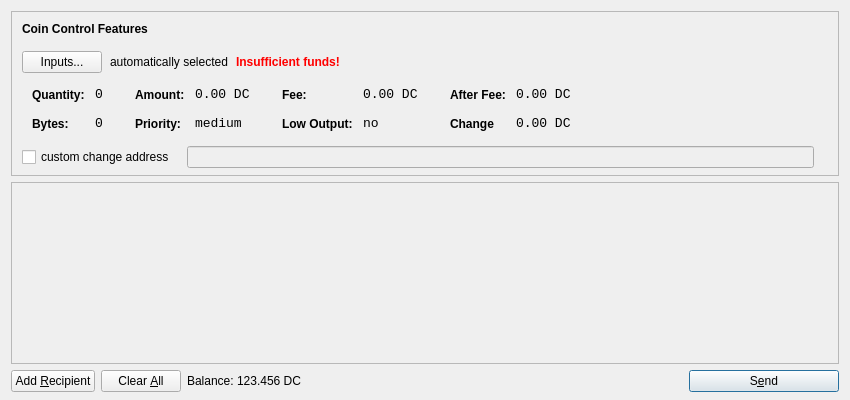
<?xml version="1.0" encoding="UTF-8"?>
<ui version="4.0">
 <class>SendCoinsDialog</class>
 <widget class="QDialog" name="SendCoinsDialog">
  <property name="geometry">
   <rect>
    <x>0</x>
    <y>0</y>
    <width>850</width>
    <height>400</height>
   </rect>
  </property>
  <property name="windowTitle">
   <string>Send Coins</string>
  </property>
  <layout class="QVBoxLayout" name="verticalLayout" stretch="0,1,0">
   <property name="bottomMargin">
    <number>8</number>
   </property>
   <item>
    <widget class="QFrame" name="frameCoinControl">
     <property name="sizePolicy">
      <sizepolicy hsizetype="Expanding" vsizetype="Expanding">
       <horstretch>0</horstretch>
       <verstretch>0</verstretch>
      </sizepolicy>
     </property>
     <property name="maximumSize">
      <size>
       <width>16777215</width>
       <height>16777215</height>
      </size>
     </property>
     <property name="frameShape">
      <enum>QFrame::StyledPanel</enum>
     </property>
     <property name="frameShadow">
      <enum>QFrame::Sunken</enum>
     </property>
     <layout class="QVBoxLayout" name="verticalLayoutCoinControl2">
      <property name="spacing">
       <number>-1</number>
      </property>
      <property name="leftMargin">
       <number>0</number>
      </property>
      <property name="topMargin">
       <number>0</number>
      </property>
      <property name="rightMargin">
       <number>0</number>
      </property>
      <property name="bottomMargin">
       <number>6</number>
      </property>
      <item>
       <layout class="QVBoxLayout" name="verticalLayoutCoinControl" stretch="0,0,0,0,1">
        <property name="spacing">
         <number>0</number>
        </property>
        <property name="leftMargin">
         <number>10</number>
        </property>
        <property name="topMargin">
         <number>10</number>
        </property>
        <item>
         <layout class="QHBoxLayout" name="horizontalLayoutCoinControl1">
          <property name="bottomMargin">
           <number>15</number>
          </property>
          <item>
           <widget class="QLabel" name="labelCoinControlFeatures">
            <property name="sizePolicy">
             <sizepolicy hsizetype="Preferred" vsizetype="Maximum">
              <horstretch>0</horstretch>
              <verstretch>0</verstretch>
             </sizepolicy>
            </property>
            <property name="font">
             <font>
              <weight>75</weight>
              <bold>true</bold>
             </font>
            </property>
            <property name="styleSheet">
             <string notr="true">font-weight:bold;</string>
            </property>
            <property name="text">
             <string>Coin Control Features</string>
            </property>
           </widget>
          </item>
         </layout>
        </item>
        <item>
         <layout class="QHBoxLayout" name="horizontalLayoutCoinControl2" stretch="0,0,0,0">
          <property name="spacing">
           <number>8</number>
          </property>
          <property name="bottomMargin">
           <number>10</number>
          </property>
          <item>
           <widget class="QPushButton" name="pushButtonCoinControl">
            <property name="styleSheet">
             <string notr="true"/>
            </property>
            <property name="text">
             <string>Inputs...</string>
            </property>
           </widget>
          </item>
          <item>
           <widget class="QLabel" name="labelCoinControlAutomaticallySelected">
            <property name="text">
             <string>automatically selected</string>
            </property>
            <property name="margin">
             <number>5</number>
            </property>
           </widget>
          </item>
          <item>
           <widget class="QLabel" name="labelCoinControlInsuffFunds">
            <property name="font">
             <font>
              <weight>75</weight>
              <bold>true</bold>
             </font>
            </property>
            <property name="styleSheet">
             <string notr="true">color:red;font-weight:bold;</string>
            </property>
            <property name="text">
             <string>Insufficient funds!</string>
            </property>
            <property name="margin">
             <number>5</number>
            </property>
           </widget>
          </item>
          <item>
           <spacer name="horizontalSpacerCoinControl">
            <property name="orientation">
             <enum>Qt::Horizontal</enum>
            </property>
            <property name="sizeHint" stdset="0">
             <size>
              <width>40</width>
              <height>1</height>
             </size>
            </property>
           </spacer>
          </item>
         </layout>
        </item>
        <item>
         <widget class="QWidget" name="widgetCoinControl" native="true">
          <property name="sizePolicy">
           <sizepolicy hsizetype="Preferred" vsizetype="Preferred">
            <horstretch>0</horstretch>
            <verstretch>0</verstretch>
           </sizepolicy>
          </property>
          <property name="minimumSize">
           <size>
            <width>0</width>
            <height>0</height>
           </size>
          </property>
          <property name="styleSheet">
           <string notr="true"/>
          </property>
          <layout class="QHBoxLayout" name="horizontalLayoutCoinControl5">
           <property name="margin">
            <number>0</number>
           </property>
           <item>
            <layout class="QHBoxLayout" name="horizontalLayoutCoinControl3" stretch="0,0,0,1">
             <property name="spacing">
              <number>20</number>
             </property>
             <property name="topMargin">
              <number>0</number>
             </property>
             <property name="bottomMargin">
              <number>10</number>
             </property>
             <item>
              <layout class="QFormLayout" name="formLayoutCoinControl1">
               <property name="horizontalSpacing">
                <number>10</number>
               </property>
               <property name="verticalSpacing">
                <number>14</number>
               </property>
               <property name="leftMargin">
                <number>10</number>
               </property>
               <property name="topMargin">
                <number>4</number>
               </property>
               <property name="rightMargin">
                <number>6</number>
               </property>
               <item row="0" column="0">
                <widget class="QLabel" name="labelCoinControlQuantityText">
                 <property name="styleSheet">
                  <string notr="true">font-weight:bold;</string>
                 </property>
                 <property name="text">
                  <string>Quantity:</string>
                 </property>
                 <property name="margin">
                  <number>0</number>
                 </property>
                </widget>
               </item>
               <item row="0" column="1">
                <widget class="QLabel" name="labelCoinControlQuantity">
                 <property name="font">
                  <font>
                   <family>Monospace</family>
                   <pointsize>10</pointsize>
                  </font>
                 </property>
                 <property name="cursor">
                  <cursorShape>IBeamCursor</cursorShape>
                 </property>
                 <property name="contextMenuPolicy">
                  <enum>Qt::ActionsContextMenu</enum>
                 </property>
                 <property name="text">
                  <string>0</string>
                 </property>
                 <property name="margin">
                  <number>0</number>
                 </property>
                 <property name="textInteractionFlags">
                  <set>Qt::LinksAccessibleByMouse|Qt::TextSelectableByKeyboard|Qt::TextSelectableByMouse</set>
                 </property>
                </widget>
               </item>
               <item row="1" column="0">
                <widget class="QLabel" name="labelCoinControlBytesText">
                 <property name="styleSheet">
                  <string notr="true">font-weight:bold;</string>
                 </property>
                 <property name="text">
                  <string>Bytes:</string>
                 </property>
                </widget>
               </item>
               <item row="1" column="1">
                <widget class="QLabel" name="labelCoinControlBytes">
                 <property name="font">
                  <font>
                   <family>Monospace</family>
                   <pointsize>10</pointsize>
                  </font>
                 </property>
                 <property name="cursor">
                  <cursorShape>IBeamCursor</cursorShape>
                 </property>
                 <property name="contextMenuPolicy">
                  <enum>Qt::ActionsContextMenu</enum>
                 </property>
                 <property name="text">
                  <string>0</string>
                 </property>
                 <property name="textInteractionFlags">
                  <set>Qt::LinksAccessibleByMouse|Qt::TextSelectableByKeyboard|Qt::TextSelectableByMouse</set>
                 </property>
                </widget>
               </item>
              </layout>
             </item>
             <item>
              <layout class="QFormLayout" name="formLayoutCoinControl2">
               <property name="horizontalSpacing">
                <number>10</number>
               </property>
               <property name="verticalSpacing">
                <number>14</number>
               </property>
               <property name="leftMargin">
                <number>6</number>
               </property>
               <property name="topMargin">
                <number>4</number>
               </property>
               <property name="rightMargin">
                <number>6</number>
               </property>
               <item row="0" column="0">
                <widget class="QLabel" name="labelCoinControlAmountText">
                 <property name="styleSheet">
                  <string notr="true">font-weight:bold;</string>
                 </property>
                 <property name="text">
                  <string>Amount:</string>
                 </property>
                 <property name="margin">
                  <number>0</number>
                 </property>
                </widget>
               </item>
               <item row="0" column="1">
                <widget class="QLabel" name="labelCoinControlAmount">
                 <property name="font">
                  <font>
                   <family>Monospace</family>
                   <pointsize>10</pointsize>
                  </font>
                 </property>
                 <property name="cursor">
                  <cursorShape>IBeamCursor</cursorShape>
                 </property>
                 <property name="contextMenuPolicy">
                  <enum>Qt::ActionsContextMenu</enum>
                 </property>
                 <property name="text">
                  <string>0.00 DC</string>
                 </property>
                 <property name="textInteractionFlags">
                  <set>Qt::LinksAccessibleByMouse|Qt::TextSelectableByKeyboard|Qt::TextSelectableByMouse</set>
                 </property>
                </widget>
               </item>
               <item row="1" column="0">
                <widget class="QLabel" name="labelCoinControlPriorityText">
                 <property name="styleSheet">
                  <string notr="true">font-weight:bold;</string>
                 </property>
                 <property name="text">
                  <string>Priority:</string>
                 </property>
                </widget>
               </item>
               <item row="1" column="1">
                <widget class="QLabel" name="labelCoinControlPriority">
                 <property name="font">
                  <font>
                   <family>Monospace</family>
                   <pointsize>10</pointsize>
                  </font>
                 </property>
                 <property name="cursor">
                  <cursorShape>IBeamCursor</cursorShape>
                 </property>
                 <property name="contextMenuPolicy">
                  <enum>Qt::ActionsContextMenu</enum>
                 </property>
                 <property name="text">
                  <string>medium</string>
                 </property>
                 <property name="textInteractionFlags">
                  <set>Qt::LinksAccessibleByMouse|Qt::TextSelectableByKeyboard|Qt::TextSelectableByMouse</set>
                 </property>
                </widget>
               </item>
              </layout>
             </item>
             <item>
              <layout class="QFormLayout" name="formLayoutCoinControl3">
               <property name="horizontalSpacing">
                <number>10</number>
               </property>
               <property name="verticalSpacing">
                <number>14</number>
               </property>
               <property name="leftMargin">
                <number>6</number>
               </property>
               <property name="topMargin">
                <number>4</number>
               </property>
               <property name="rightMargin">
                <number>6</number>
               </property>
               <item row="0" column="0">
                <widget class="QLabel" name="labelCoinControlFeeText">
                 <property name="styleSheet">
                  <string notr="true">font-weight:bold;</string>
                 </property>
                 <property name="text">
                  <string>Fee:</string>
                 </property>
                 <property name="margin">
                  <number>0</number>
                 </property>
                </widget>
               </item>
               <item row="0" column="1">
                <widget class="QLabel" name="labelCoinControlFee">
                 <property name="font">
                  <font>
                   <family>Monospace</family>
                   <pointsize>10</pointsize>
                  </font>
                 </property>
                 <property name="cursor">
                  <cursorShape>IBeamCursor</cursorShape>
                 </property>
                 <property name="contextMenuPolicy">
                  <enum>Qt::ActionsContextMenu</enum>
                 </property>
                 <property name="text">
                  <string>0.00 DC</string>
                 </property>
                 <property name="textInteractionFlags">
                  <set>Qt::LinksAccessibleByMouse|Qt::TextSelectableByKeyboard|Qt::TextSelectableByMouse</set>
                 </property>
                </widget>
               </item>
               <item row="1" column="0">
                <widget class="QLabel" name="labelCoinControlLowOutputText">
                 <property name="styleSheet">
                  <string notr="true">font-weight:bold;</string>
                 </property>
                 <property name="text">
                  <string>Low Output:</string>
                 </property>
                </widget>
               </item>
               <item row="1" column="1">
                <widget class="QLabel" name="labelCoinControlLowOutput">
                 <property name="font">
                  <font>
                   <family>Monospace</family>
                   <pointsize>10</pointsize>
                  </font>
                 </property>
                 <property name="cursor">
                  <cursorShape>IBeamCursor</cursorShape>
                 </property>
                 <property name="contextMenuPolicy">
                  <enum>Qt::ActionsContextMenu</enum>
                 </property>
                 <property name="text">
                  <string>no</string>
                 </property>
                 <property name="textInteractionFlags">
                  <set>Qt::LinksAccessibleByMouse|Qt::TextSelectableByKeyboard|Qt::TextSelectableByMouse</set>
                 </property>
                </widget>
               </item>
              </layout>
             </item>
             <item>
              <layout class="QFormLayout" name="formLayoutCoinControl4">
               <property name="horizontalSpacing">
                <number>10</number>
               </property>
               <property name="verticalSpacing">
                <number>14</number>
               </property>
               <property name="leftMargin">
                <number>6</number>
               </property>
               <property name="topMargin">
                <number>4</number>
               </property>
               <property name="rightMargin">
                <number>6</number>
               </property>
               <item row="0" column="0">
                <widget class="QLabel" name="labelCoinControlAfterFeeText">
                 <property name="styleSheet">
                  <string notr="true">font-weight:bold;</string>
                 </property>
                 <property name="text">
                  <string>After Fee:</string>
                 </property>
                 <property name="margin">
                  <number>0</number>
                 </property>
                </widget>
               </item>
               <item row="0" column="1">
                <widget class="QLabel" name="labelCoinControlAfterFee">
                 <property name="font">
                  <font>
                   <family>Monospace</family>
                   <pointsize>10</pointsize>
                  </font>
                 </property>
                 <property name="cursor">
                  <cursorShape>IBeamCursor</cursorShape>
                 </property>
                 <property name="contextMenuPolicy">
                  <enum>Qt::ActionsContextMenu</enum>
                 </property>
                 <property name="text">
                  <string>0.00 DC</string>
                 </property>
                 <property name="textInteractionFlags">
                  <set>Qt::LinksAccessibleByMouse|Qt::TextSelectableByKeyboard|Qt::TextSelectableByMouse</set>
                 </property>
                </widget>
               </item>
               <item row="1" column="0">
                <widget class="QLabel" name="labelCoinControlChangeText">
                 <property name="styleSheet">
                  <string notr="true">font-weight:bold;</string>
                 </property>
                 <property name="text">
                  <string>Change</string>
                 </property>
                </widget>
               </item>
               <item row="1" column="1">
                <widget class="QLabel" name="labelCoinControlChange">
                 <property name="font">
                  <font>
                   <family>Monospace</family>
                   <pointsize>10</pointsize>
                  </font>
                 </property>
                 <property name="cursor">
                  <cursorShape>IBeamCursor</cursorShape>
                 </property>
                 <property name="contextMenuPolicy">
                  <enum>Qt::ActionsContextMenu</enum>
                 </property>
                 <property name="text">
                  <string>0.00 DC</string>
                 </property>
                 <property name="textInteractionFlags">
                  <set>Qt::LinksAccessibleByMouse|Qt::TextSelectableByKeyboard|Qt::TextSelectableByMouse</set>
                 </property>
                </widget>
               </item>
              </layout>
             </item>
            </layout>
           </item>
          </layout>
         </widget>
        </item>
        <item>
         <layout class="QHBoxLayout" name="horizontalLayoutCoinControl4" stretch="0,0,0">
          <property name="spacing">
           <number>12</number>
          </property>
          <property name="sizeConstraint">
           <enum>QLayout::SetDefaultConstraint</enum>
          </property>
          <property name="topMargin">
           <number>5</number>
          </property>
          <property name="rightMargin">
           <number>5</number>
          </property>
          <item>
           <widget class="QCheckBox" name="checkBoxCoinControlChange">
            <property name="text">
             <string>custom change address</string>
            </property>
           </widget>
          </item>
          <item>
           <widget class="QLineEdit" name="lineEditCoinControlChange">
            <property name="enabled">
             <bool>false</bool>
            </property>
            <property name="sizePolicy">
             <sizepolicy hsizetype="Expanding" vsizetype="Fixed">
              <horstretch>0</horstretch>
              <verstretch>0</verstretch>
             </sizepolicy>
            </property>
           </widget>
          </item>
          <item>
           <widget class="QLabel" name="labelCoinControlChangeLabel">
            <property name="sizePolicy">
             <sizepolicy hsizetype="Preferred" vsizetype="Expanding">
              <horstretch>0</horstretch>
              <verstretch>0</verstretch>
             </sizepolicy>
            </property>
            <property name="minimumSize">
             <size>
              <width>0</width>
              <height>0</height>
             </size>
            </property>
            <property name="text">
             <string/>
            </property>
            <property name="margin">
             <number>3</number>
            </property>
           </widget>
          </item>
         </layout>
        </item>
        <item>
         <spacer name="verticalSpacerCoinControl">
          <property name="orientation">
           <enum>Qt::Vertical</enum>
          </property>
          <property name="sizeHint" stdset="0">
           <size>
            <width>800</width>
            <height>1</height>
           </size>
          </property>
         </spacer>
        </item>
       </layout>
      </item>
     </layout>
    </widget>
   </item>
   <item>
    <widget class="QScrollArea" name="scrollArea">
     <property name="widgetResizable">
      <bool>true</bool>
     </property>
     <widget class="QWidget" name="scrollAreaWidgetContents">
      <property name="geometry">
       <rect>
        <x>0</x>
        <y>0</y>
        <width>830</width>
        <height>165</height>
       </rect>
      </property>
      <layout class="QVBoxLayout" name="verticalLayout_2">
       <property name="margin">
        <number>0</number>
       </property>
       <item>
        <layout class="QVBoxLayout" name="entries">
         <property name="spacing">
          <number>6</number>
         </property>
        </layout>
       </item>
       <item>
        <spacer name="verticalSpacer">
         <property name="orientation">
          <enum>Qt::Vertical</enum>
         </property>
         <property name="sizeHint" stdset="0">
          <size>
           <width>20</width>
           <height>40</height>
          </size>
         </property>
        </spacer>
       </item>
      </layout>
     </widget>
    </widget>
   </item>
   <item>
    <layout class="QHBoxLayout" name="horizontalLayout">
     <item>
      <widget class="QPushButton" name="addButton">
       <property name="toolTip">
        <string>Send to multiple recipients at once</string>
       </property>
       <property name="text">
        <string>Add &amp;Recipient</string>
       </property>
       <property name="icon">
        <iconset resource="../bitcoin.qrc">
         <normaloff>:/icons/add</normaloff>:/icons/add</iconset>
       </property>
       <property name="autoDefault">
        <bool>false</bool>
       </property>
      </widget>
     </item>
     <item>
      <widget class="QPushButton" name="clearButton">
       <property name="sizePolicy">
        <sizepolicy hsizetype="Minimum" vsizetype="Fixed">
         <horstretch>0</horstretch>
         <verstretch>0</verstretch>
        </sizepolicy>
       </property>
       <property name="toolTip">
        <string>Remove all transaction fields</string>
       </property>
       <property name="text">
        <string>Clear &amp;All</string>
       </property>
       <property name="icon">
        <iconset resource="../bitcoin.qrc">
         <normaloff>:/icons/remove</normaloff>:/icons/remove</iconset>
       </property>
       <property name="autoRepeatDelay">
        <number>300</number>
       </property>
       <property name="autoDefault">
        <bool>false</bool>
       </property>
      </widget>
     </item>
     <item>
      <layout class="QHBoxLayout" name="horizontalLayout_2">
       <property name="spacing">
        <number>3</number>
       </property>
       <item>
        <widget class="QLabel" name="label">
         <property name="sizePolicy">
          <sizepolicy hsizetype="Preferred" vsizetype="Fixed">
           <horstretch>0</horstretch>
           <verstretch>0</verstretch>
          </sizepolicy>
         </property>
         <property name="text">
          <string>Balance:</string>
         </property>
        </widget>
       </item>
       <item>
        <widget class="QLabel" name="labelBalance">
         <property name="sizePolicy">
          <sizepolicy hsizetype="Preferred" vsizetype="Fixed">
           <horstretch>0</horstretch>
           <verstretch>0</verstretch>
          </sizepolicy>
         </property>
         <property name="cursor">
          <cursorShape>IBeamCursor</cursorShape>
         </property>
         <property name="text">
          <string>123.456 DC</string>
         </property>
         <property name="textInteractionFlags">
          <set>Qt::LinksAccessibleByMouse|Qt::TextSelectableByKeyboard|Qt::TextSelectableByMouse</set>
         </property>
        </widget>
       </item>
      </layout>
     </item>
     <item>
      <spacer name="horizontalSpacer">
       <property name="orientation">
        <enum>Qt::Horizontal</enum>
       </property>
       <property name="sizeHint" stdset="0">
        <size>
         <width>40</width>
         <height>20</height>
        </size>
       </property>
      </spacer>
     </item>
     <item>
      <widget class="QPushButton" name="sendButton">
       <property name="minimumSize">
        <size>
         <width>150</width>
         <height>0</height>
        </size>
       </property>
       <property name="toolTip">
        <string>Confirm the send action</string>
       </property>
       <property name="text">
        <string>S&amp;end</string>
       </property>
       <property name="icon">
        <iconset resource="../bitcoin.qrc">
         <normaloff>:/icons/send</normaloff>:/icons/send</iconset>
       </property>
       <property name="default">
        <bool>true</bool>
       </property>
      </widget>
     </item>
    </layout>
   </item>
  </layout>
 </widget>
 <resources>
  <include location="../bitcoin.qrc"/>
 </resources>
 <connections/>
</ui>
